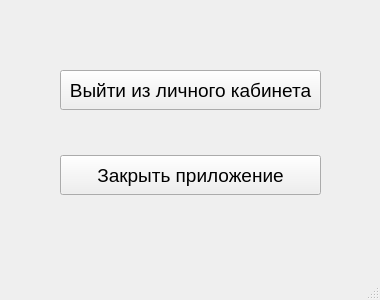
<?xml version="1.0" encoding="UTF-8"?>
<ui version="4.0">
 <class>ExitW</class>
 <widget class="QMainWindow" name="ExitW">
  <property name="geometry">
   <rect>
    <x>0</x>
    <y>0</y>
    <width>380</width>
    <height>300</height>
   </rect>
  </property>
  <property name="windowTitle">
   <string>MainWindow</string>
  </property>
  <widget class="QWidget" name="centralwidget">
   <widget class="QPushButton" name="exit_pk">
    <property name="geometry">
     <rect>
      <x>60</x>
      <y>70</y>
      <width>261</width>
      <height>40</height>
     </rect>
    </property>
    <property name="font">
     <font>
      <pointsize>14</pointsize>
     </font>
    </property>
    <property name="text">
     <string>Выйти из личного кабинета</string>
    </property>
   </widget>
   <widget class="QPushButton" name="close_form">
    <property name="geometry">
     <rect>
      <x>60</x>
      <y>155</y>
      <width>261</width>
      <height>40</height>
     </rect>
    </property>
    <property name="font">
     <font>
      <pointsize>14</pointsize>
     </font>
    </property>
    <property name="text">
     <string>Закрыть приложение</string>
    </property>
   </widget>
  </widget>
  <widget class="QMenuBar" name="menubar">
   <property name="geometry">
    <rect>
     <x>0</x>
     <y>0</y>
     <width>380</width>
     <height>21</height>
    </rect>
   </property>
  </widget>
  <widget class="QStatusBar" name="statusbar"/>
 </widget>
 <resources/>
 <connections/>
</ui>
